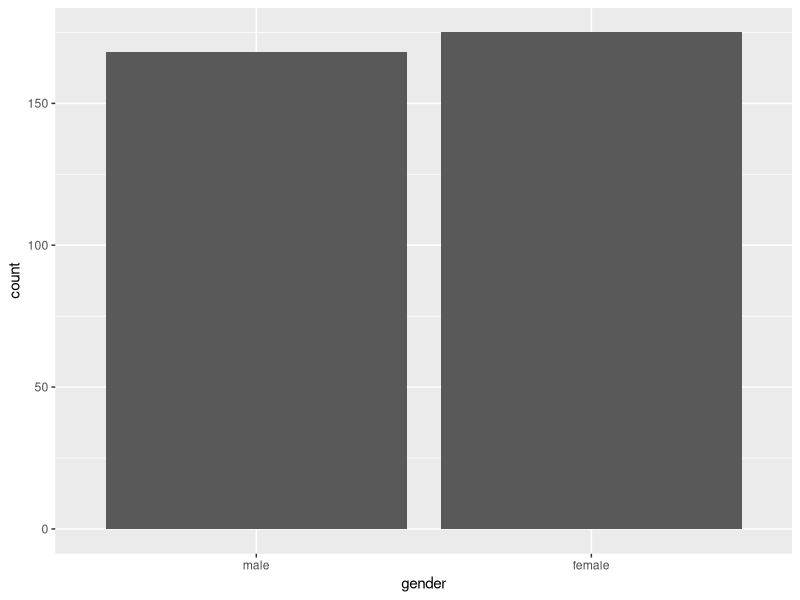
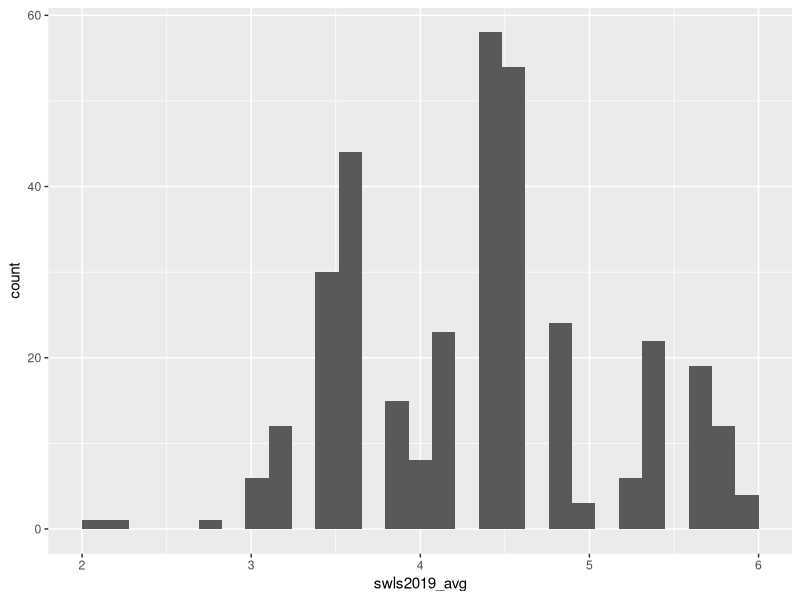
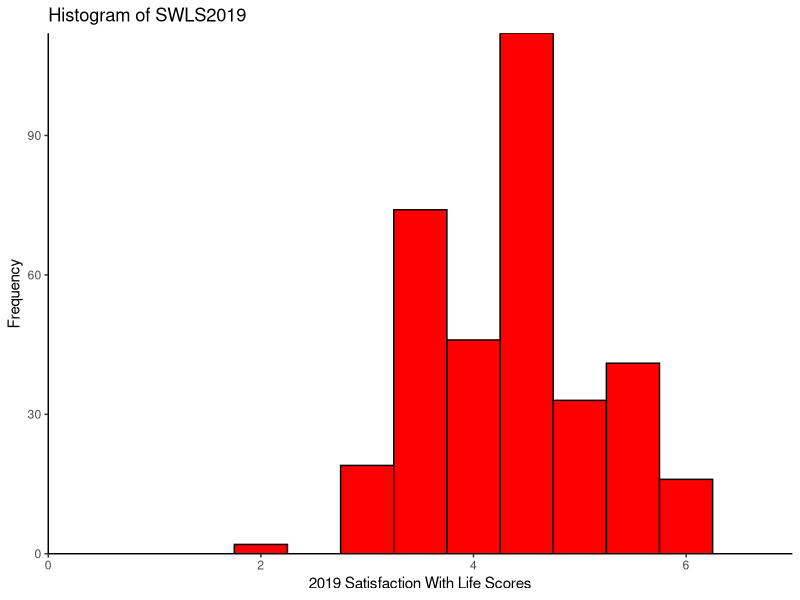
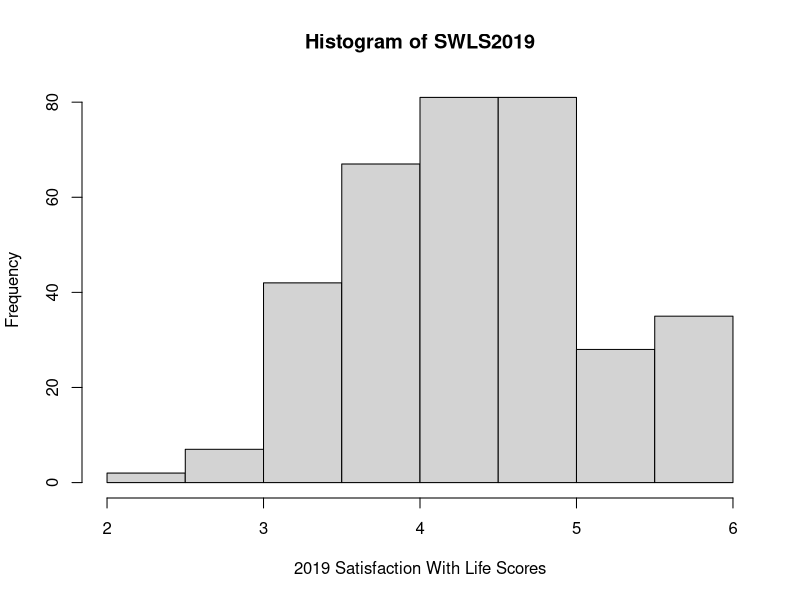
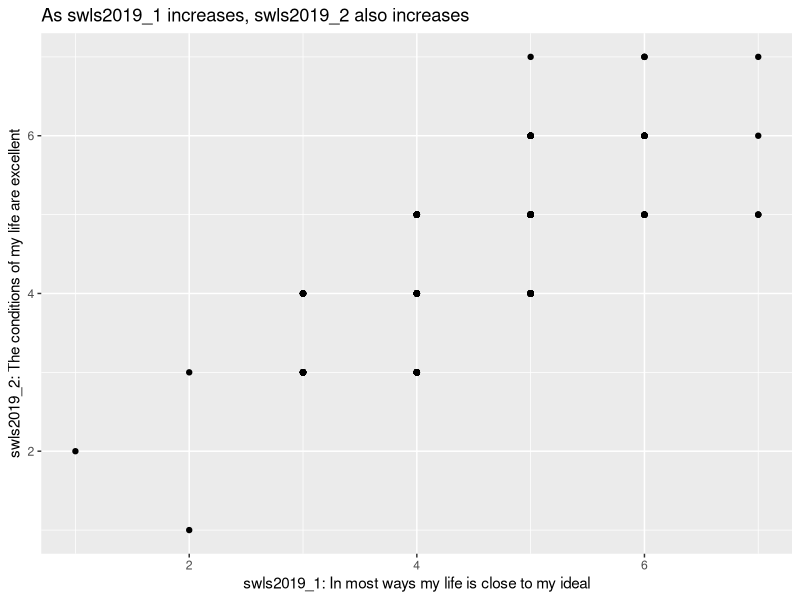
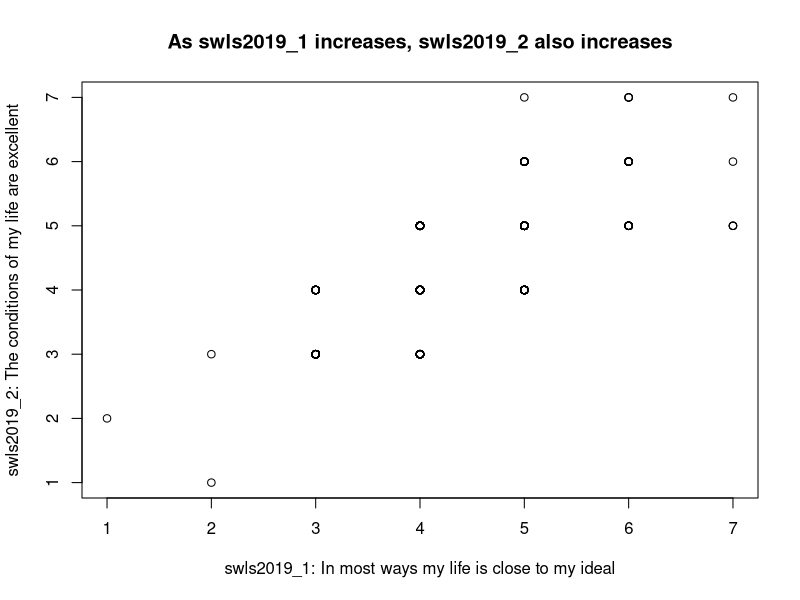

Write the R code that produced these figures, in order.
## ---- chunk 1

library(tidyverse)

## ---- chunk 2

dataset <- read_csv("SWB.csv")

# this code is saying...
# read in the .csv file, "SWB.csv" and assign it to the object "dataset"
# from now on, "dataset" will refer to the data in this csv file

## ---- chunk 3

str(data)

## ---- chunk 4

glimpse(data)

## ---- chunk 5

dataset$gender <- factor(dataset$gender, 
                         levels = c(0, 1), 
                         labels = c("male", "female"))
# this code is saying...
# we want to convert the variable gender in the dataset into a factor
# this variable has two values (levels), 0 and 1 
# label 0 as “male” and 1 as “female”
# notice that male and female are enclosed in quotation marks (because they are non-numerical or string variables).

# Check that gender is now a factor with either glimpse() or str()
# They'll give you the same output
glimpse(dataset$gender)

## ---- chunk 6

swls2019_only <- dataset %>%   # create the subset called "swls2019_only" from "dataset", and then
  select(gender, swls2019_1:swls2019_5)  # select gender and the columns swls2019_1 to swls2019_5

## ---- chunk 7

head(swls2019_only)

## ---- chunk 8

swls2019_genderlast <- dataset %>%   
  select(swls2019_1:swls2019_5, gender)  

## ---- chunk 9

head(swls2019_genderlast)

## ---- chunk 10

male_only <- dataset %>%	 # create "male_only" subset from "dataset", and then 
  filter(gender == "male")  # filter (keep) only male participants

## ---- chunk 11

head(male_only)

## ---- chunk 12

swls2019_only <- swls2019_only %>% 
  mutate(swls2019_avg = (swls2019_1 + swls2019_2 + swls2019_3 + swls2019_4 + swls2019_5) / 5)
# this code is saying... 
# go to swls2019_only, and then
# create a variable called `swls2019_avg` by adding up swls2019_1 to swls2019_5 and then dividing the total by 5
# overwrite swls2019_only with this new dataset (that includes `swls2019_avg`)

## ---- chunk 13

head(swls2019_only)

## ---- chunk 14

swls2019_only <- swls2019_only %>% 
  mutate(swls2019_avg_rowmeans = rowMeans(across(c(swls2019_1:swls2019_5))))
# rowMeans(across(c(swls2019_1:swls2019_5))) tells R that we want to find the mean (average) for each row (hence rowMeans) across the set of five variables, swls2019_1 to swls2019_5. 

## ---- chunk 15

swls2019_only %>% 
  select(swls2019_avg, swls2019_avg_rowmeans) %>% 
  head(6) %>% 
  print(width = Inf)

## ---- chunk 16

swls2019_only %>% 
  summarise(avg_swls = mean(swls2019_avg), 
            min_swls = min(swls2019_avg), 
            max_swls = max(swls2019_avg), 
            var_swls = var(swls2019_avg), 
            sd_swls = sd(swls2019_avg), 
            total = n())

## ---- chunk 17

# Load package (install the package before loading!)
library(psych)

# Get the most common descriptive statistics
describe(swls2019_only$swls2019_avg)

## ---- chunk 18

swls2019_only %>% 
  group_by(gender) %>% 
  summarise(avg_swls = mean(swls2019_avg), 
            min_swls = min(swls2019_avg), 
            max_swls = max(swls2019_avg), 
            var_swls = var(swls2019_avg), 
            sd_swls = sd(swls2019_avg), 
            total = n())

## ---- chunk 19

describeBy(swls2019_only$swls2019_avg, 
           group = swls2019_only$gender)

## ---- chunk 20

swls2019_only %>% 
  group_by(gender) %>%  # Group the result by gender
  summarise(freq = n())  # Count how many of each value in the data

## ---- chunk 21

swls2019_only %>% 
  select(gender) %>%  # Select the column gender
  table()   # Count how many of each value in the data and present it in a table

## ---- chunk 22

swls2019_only %>% 
  group_by(gender) %>%   # Group the result by gender
  summarise(freq = n()) %>%  # Count how many of each value in the data 
  mutate (total = sum(freq),  # Count the total number of observations 
          rel_freq = freq / total)  # Take the frequency of each value / total number of observations

## ---- chunk 23

swls2019_only %>% 
  select(gender) %>%  
  table() %>% 
  prop.table()

## ---- chunk 24

swls2019_only %>% 
  group_by(gender) %>%   
  summarise(freq = n()) %>%   
  mutate (total = sum(freq), 
          rel_freq = freq / total, 
          percentage = rel_freq * 100)  

## ---- chunk 25

swls2019_only %>% 
  select(gender) %>%  
  table() %>% 
  prop.table() %>% 
  data.frame() %>%   # force table into a data frame because mutate is incompatible with tables 
  mutate(Percentage = Freq * 100, 
         Rounded = round(Freq * 100, 2))  # you may round the results to 2 d.p. using the round() function

## ---- chunk 26

ggplot(data = swls2019_only, aes(x = gender)) +  # dataset used is swls2019_only, x (horizontal axis) is gender
  geom_bar(stat = "count")  # we want a bar plot where the statistic is the count of the values in x 

## ---- chunk 27

ggplot(data = swls2019_only, aes(x = swls2019_avg)) +  # tells R what dataset to use and what variable should be on the x axis
  geom_histogram()  # we want a histogram, so geom_histogram() is used

## ---- chunk 28

# Assign color “red” to the object barfill (which we will use below to change the colour of the bars).
barfill <- "red" 

# Assign color “black” to the object barlines (which we will use below to change the colour of the barlines).
barlines <- "black" 

# Specify the data frame and the variables to plot
ggplot(swls2019_only, aes(x = swls2019_avg)) + 
# Specify the type of plot and binwidth
  geom_histogram(binwidth = 0.5, 
# Specify the border of the bars
                   color = barlines, 
# Specify the color of the bar
                   fill = barfill) + 
# Label the x-axis
  scale_x_continuous(name = "2019 Satisfaction With Life Scores", 
# Force the graph to start at x = 0
                     expand = c(0, 0), 
# Force the graph to end at x = 7
                     limits = c(0, 7)) + 
# Label the y-axis
  scale_y_continuous(name = "Frequency", 
# Force the graph to start at y = 0
                     expand = c(0, 0), 
# No maximum limit to y (hence, NA)
                     limits = c(NA, NA)) + 
# Give the histogram a title.
    ggtitle("Histogram of SWLS2019") + 
# Choose a theme. I like theme_classic() for its clean, white background
    theme_classic()

## ---- chunk 29

hist(x = swls2019_only$swls2019_avg,  # variable
     xlab = "2019 Satisfaction With Life Scores",  # label for x-axis 
     ylab = "Frequency",  # label for y-axis
     main = "Histogram of SWLS2019")  # title for the histogram

## ---- chunk 30

swls2019_only %>% 
  ggplot(.) + 
  geom_point(aes(x = swls2019_1, y = swls2019_2)) +  # A scatterplot is a plot of points on a graph. So we use geom_point.
  labs(x = "swls2019_1: In most ways my life is close to my ideal",
       y = "swls2019_2: The conditions of my life are excellent", 
       title = "As swls2019_1 increases, swls2019_2 also increases")  # labs() is another way to add labels. You can also add a title using the labs() function, which by default is left-aligned. 

## ---- chunk 31

plot(x = swls2019_only$swls2019_1,
     y = swls2019_only$swls2019_2, 
     xlab = "swls2019_1: In most ways my life is close to my ideal", 
     ylab = "swls2019_2: The conditions of my life are excellent", 
     main = "As swls2019_1 increases, swls2019_2 also increases")
